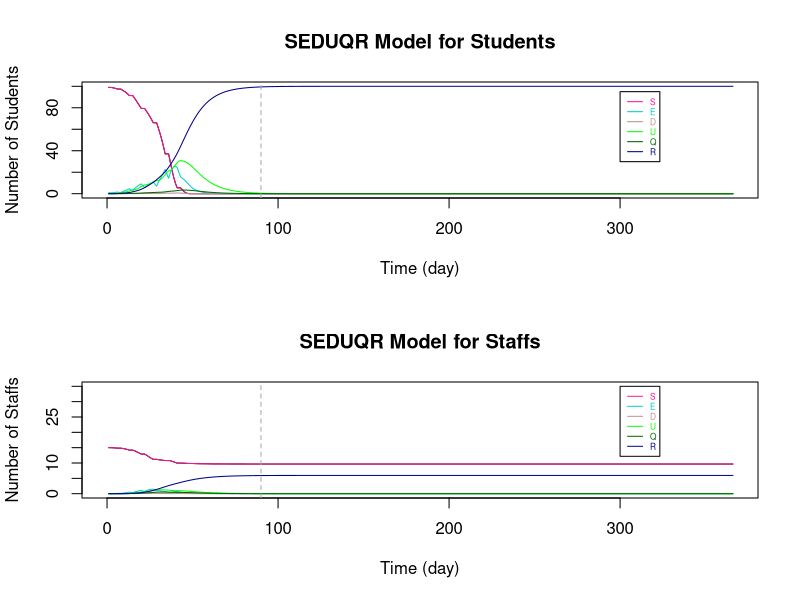

This figure's R source:
# Variations in Bubble Size 5 Students in each bubble
# (da7)
###################################################################################################################

# Parameters
Ta = matrix(c(0.64,1), nrow = 2) # transmissibility of student and staff
Ca = matrix(c(0.79,1), nrow = 1)  # susceptibility of student and staff
tau = c(0.54, 0.54/2)  # individual transmission rate within and outside the bubble
# set p: the transmission rate: 
p1 = Ta %*% Ca
# p = (student-student same bubble, student-student different, staff-student, student-staff, staff-staff both teaching same or different bubbles)
p = c(p1[1,1]*tau[1], p1[1,1]*tau[2], p1[2,1]*tau[2], p1[1,2]*tau[2], p1[2,2]*tau[2]) #RHO

a = 0.2  # ALPHA: rate from latent to infection
d = c(0.1,0.3) # d:probability of an infection is detectable/symptomatic for student and staff
e = 0.138 # EPSILON: the relative transmission for undetectable compared to detectable
o = 0.75  # THETA: rate of getting quanrantined 
y = 0.1 # GAMMA:recovery rate (differ by age and compartments)

r.values = c(9,3,10,3,3)  # r:contact r people (should be changing with time), in the same order as p (RHO)

T = 366
N = 20 # student number in each bubble


###################################################################################################################

# Define dataframe - students bubbles 1-5 and total staff
# Define array 
B <- matrix(rep(0), T, 7)
A <- array(rep(B), dim = c(T, 7, 6))

A[,1,] <- 20 #  S
A[,7,] <- 20 #  N
A[,1,6] <- 15  # 30 staffs are S initially
A[,7,6] <- 55 #  55 staffs in total (20 of them work from home)
A[1,,1] <- c(19,1,0,0,0,0,20)   # initials

dimnames(A) <- list(1:T, c("S","E","D","U","Q","R","N"), c(sprintf("B%d", 1:5),"Staff"))  # name the array

head(A)
da7 <- as.data.frame(A)

###################################################################################################################

# Set initials
S <- matrix(rep(0), T+1, 5)
E <- matrix(rep(0), T+1, 5)
D <- matrix(rep(0), T+1, 5)
U <- matrix(rep(0), T+1, 5)
Q <- matrix(rep(0), T+1, 5)
R <- matrix(rep(0), T+1, 5)
r <- matrix(rep(0), T+1, 5)

S.Staff=S1=S2=S3=S4=S5=S6=S
E.Staff=E1=E2=E3=E4=E5=E6=E
D.Staff=D1=D2=D3=D4=D5=D6=D
U.Staff=U1=U2=U3=U4=U5=U6=U
Q.Staff=Q1=Q2=Q3=Q4=Q5=Q6=Q
R.Staff=R1=R2=R3=R4=R5=R6=R
r1=r2=r3=r4=r5=r

S5.diff=S2.diff=S
E5.diff=E2.diff=E
D5.diff=D2.diff=D
U5.diff=U2.diff=U
R5.diff=R2.diff=R
r5.diff=r2.diff=r

S.Staff.change = S.Staff

# Staff replacement
Staff.School = S.Staff  
Staff.rp = S.Staff  

# Tutorial Group
S.Std_Std = S
S.Std1=S.Std2=S
S.Stf=E.Stf=D.Stf=U.Stf=Q.Stf=R.Stf=S


###################################################################################################################
# The Symbols for the Dynamic system 

# STUDENTS
# S, E, D, U, Q, R : (without subscript of numbers) TOTAL number of students in each compartment (for an individual bubble)

# S1, E1, D1, U1, Q1, R1: TOTAL number of students in each compartments with ONLY the intractions WITHIN bubbles (for an individual bubble)

# S2.diff, E2.diff, D2.diff, U2.diff, R2.diff : TOTAL number of students that are not in the specified bubble (for an individual bubble)

# S2, E2, D2, U2, Q2, R2: CHANGE of number of students in each compartments by BETWEEN-BUBBLES interactions (for an individual bubble)

# S3, E3, D3, U3, Q3, R3 : CHANGE of number of students in each compartments by their teaching staffs (for an individual bubble)

# STAFFS
# S.Staff, E.Staff, D.Staff, U.Staff, Q.Staff, R.Staff : (without subscript of numbers) TOTAL number of STAFF in each compartment (for those teaching an individual bubble)

# S4, E4, D4, U4, Q4, R4: CHANGE of number of staffs in each compartments by the students they teach (for those teaching an individual bubble)

# S5.diff, E5.diff, D5.diff, U5.diff, R5.diff : TOTAL number of staffs that are not teaching the specified bubble (for those teaching an individual bubble)

# S5, E5, D5, U5, Q5, R5 : CHANGE of number of staffs in each compartments by staffs teaching other bubbles (for those teaching an individual bubble)

# S6, E6, D6, U6, Q6, R6 : CHANGE of number of staffs in each compartments by the staffs teaching the same bubble (for those teaching an individual bubble)

# r are the number of sesceptible contacts that an infection case would contact (vary with situations)

# Staff.School : the number of staff at school of teaching each bubble

# Staff.rp : the number of staff that can come to teach the bubble that were working from home

# TUTOR GROUP

# S.Std_Std : CHANGE of number of student in tutor group by infections within tutor group

# S.Std1 : CHANGE of number of student in bubble j by infections within tutor group

# S.Std2 : CHANGE of number of student in bubble j by infections from the tutor

# S.Stf, E.Stf, D.Stf, U.Stf, Q.Stf, R.Stf : Total number of tutors being infected in tutor group j

###################################################################################################################

# i : time step start from 1 
# j : bubble number 1 to 5

for (i in 1:T){
  for (j in 1:5){  
    
    ###### For STUDENTS
    
    # initals
    S[1,j] =  da7[1,paste("S.B", j, sep = "")]
    E[1,j] =  da7[1,paste("E.B", j, sep = "")]
    D[1,j] =  da7[1,paste("D.B", j, sep = "")]
    U[1,j] =  da7[1,paste("U.B", j, sep = "")]
    Q[1,j] =  da7[1,paste("Q.B", j, sep = "")]
    R[1,j] =  da7[1,paste("R.B", j, sep = "")]
    
    # STUDENT to STUDENT in the SAME BUBBLE
    S1[1,j] =  da7[1,paste("S.B", j, sep = "")]
    E1[1,j] =  da7[1,paste("E.B", j, sep = "")]
    D1[1,j] =  da7[1,paste("D.B", j, sep = "")]
    U1[1,j] =  da7[1,paste("U.B", j, sep = "")]
    Q1[1,j] =  da7[1,paste("Q.B", j, sep = "")]
    R1[1,j] =  da7[1,paste("R.B", j, sep = "")]
    r1[1,j] =  S[1,j]  # number of contact depends on how many S in the bubble
    
    # This formula comes from the dynamic equations (in powerpoint slide 4)
    S1[i+1,j] = S[i,j] - r1[i,j]*p[1]*(D[i,j]+e*U[i,j])
    E1[i+1,j] = E[i,j] + r1[i,j]*p[1]*(D[i,j]+e*U[i,j]) - a*E[i,j]
    D1[i+1,j] = D[i,j] + a*d[1]*E[i,j] - o*D[i,j]
    U1[i+1,j] = U[i,j] + a*(1-d[1])*E[i,j] - y*U[i,j]
    Q1[i+1,j] = Q[i,j] + o*D[i,j] - y*Q[i,j]
    R1[i+1,j] = R[i,j] + y*(Q[i,j]+U[i,j])
    r1[i+1,j] = S[i,j] 
    
    
    # STUDENT to STUDENT in DIFFERENT BUBBLES #
    # number of contact for each individual in bubble j to students in other bubbles
    r2.diff[1,j] =  3  # each student in j contact 3 students in other bubbles
    r2.diff[i+1,j] = r2.diff[i,j]    
    # the total number of contacts of the students in bubble j
    m = round(r2.diff[i,j]*(S[i,j]))  # only Susceptible individuals in j might be infected by students in other bubbles
    
    # inital values of total number of students at school not in bubble j
    # (only S,E,D,U are at school, currently not considered recovery come back to school yet)
    S2.diff[1,j] = 80
    E2.diff[1,j] = 0
    D2.diff[1,j] = 0
    U2.diff[1,j] = 0
    R2.diff[1,j] = 0
    
    # Subset for S,E,D,U compartments of all bubbles 
    all.S = (c(1:ncol(da7)) %% 7) == 1
    all.E = (c(1:ncol(da7)) %% 7) == 2
    all.D = (c(1:ncol(da7)) %% 7) == 3
    all.U = (c(1:ncol(da7)) %% 7) == 4
    all.R = (c(1:ncol(da7)) %% 7) == 6
    
    #total number of students at school not in bubble j (and not staff: the reason of removing the last column)
    # The number of S, E, D, U at time i, different to bubble j
    S2.diff[i,j] = round(sum((da7[i,(all.S)][,-j])[,c(1:ncol(da7[i,(all.S)][,-j])-1)]))
    E2.diff[i,j] = round(sum((da7[i,(all.E)][,-j])[,c(1:ncol(da7[i,(all.E)][,-j])-1)]))
    D2.diff[i,j] = round(sum((da7[i,(all.D)][,-j])[,c(1:ncol(da7[i,(all.D)][,-j])-1)]))
    U2.diff[i,j] = round(sum((da7[i,(all.U)][,-j])[,c(1:ncol(da7[i,(all.U)][,-j])-1)]))
    R2.diff[i,j] = round(sum((da7[i,(all.R)][,-j])[,c(1:ncol(da7[i,(all.R)][,-j])-1)]))
    
    # make a list of S, E, D, U not in bubble j (the times of repeat is the number of students in each compartment)
    list = c(rep("S", S2.diff[i,j]), rep("E", E2.diff[i,j]), rep("D", D2.diff[i,j]), rep("U", U2.diff[i,j]), rep("R", R2.diff[i,j]))
    
    #count the number of S,E,D,U that students in j contacted to
    # " sample(list, m, replace = TRUE) ": Randomly select m from list
    set.seed(123)
    countS = sum((sample(list, m, replace = TRUE))=="S") # for students in bubble j: the number of contact outside bubble j are S
    countE = sum((sample(list, m, replace = TRUE))=="E") # for students in bubble j: the number of contact outside bubble j are E
    countD = sum((sample(list, m, replace = TRUE))=="D") # for students in bubble j: the number of contact outside bubble j are D
    countU = sum((sample(list, m, replace = TRUE))=="U") # for students in bubble j: the number of contact outside bubble j are U
    countR = sum((sample(list, m, replace = TRUE))=="R") # for students in bubble j: the number of contact outside bubble j are R
    
    
    # The number of change in S and E compartments by interactions from other bubbles to bubbles j (only the partial effect)
    # initial (no intractions between bubbles at time 1)
    S2[1,j] = 0
    E2[1,j] = 0
    
    # The change in S and E for bubble j only depends on the number of:
    # 1. (   susceptible students in bubble j: r1[i,j] = S[i,j]   ) and 
    # 2. (   number of detectable/symtomatic and undetectable/asymtomatic that are contacted in other bubbles: countD+e*countU   
    #                                                        -- e is because the effectiveness on D and U in infection rate are different)
    S2[i+1,j] = -p[2]*(countD+e*countU)  # Only the change because of other bubbles
    E2[i+1,j] = p[2]*(countD+e*countU)  # Only the change because of other bubbles, so those Es goes into D/U compartments are included in E1
    
    
    # STAFF to STUDENTs they teach 
    # initial - there is no change of S and E initially
    S3[1,j] = 0
    E3[1,j] = 0
    r3[1,j] = r.values[3]
    
    # The change in S and E for bubble j depends on the number of D and U of staffs
    S3[i+1,j] = - r1[i,j]*p[3]*(D.Staff[i,j]+e*U.Staff[i,j]) 
    E3[i+1,j] = r1[i,j]*p[3]*(D.Staff[i,j]+e*U.Staff[i,j])  
    r3[i+1,j] =  S[i,j]
    
   
    
    
    # TOTAL on STUDNETS 
    if (S1[i+1,j] + S2[i+1,j] + S3[i+1,j] >= 0){   # The total number of S has to be >= 0
      S[i+1,j] = S1[i+1,j] + S2[i+1,j] + S3[i+1,j] 
      E[i+1,j] = E1[i+1,j] + E2[i+1,j] + E3[i+1,j] 
    }
    else {  # If not, S = 0, 
      #         E = previous (time step) amout of E - the same amount of students reduced in S compartment - those move to the next compartments
      S[i+1,j] = 0
      E[i+1,j] = E[i,j] - (S[i+1,j]-S[i,j]) - a*E[i,j]
    }
    
    D[i+1,j] = D1[i+1,j]
    U[i+1,j] = U1[i+1,j]
    Q[i+1,j] = Q1[i+1,j]
    R[i+1,j] = R1[i+1,j]
    
    
    ###### For STAFF
    
    # Assume there are 55 staffs in total, initially 30 of them teach students. 
    # The overall effect on STAFF (stdent -> staff  &   staff -> staff in same / different bubble)
    
    # initials
    S.Staff[1,] =  3
    E.Staff[1,] =  0
    D.Staff[1,] =  0
    U.Staff[1,] =  0
    Q.Staff[1,] =  0
    R.Staff[1,] =  0
    
    # STUDENT to STAFF
    # initials
    S4[1,j] = 0
    r4[1,j] = r.values[4]  
    
    # Only S and E compartments will change directly by the infection cause by studnets (E3 = -S3)
    S4[i+1,j] = - r4[i]*p[4]*(D[i,j]+e*U[i,j])
    r4[i+1,j] = S.Staff[i,j]
    
    
    # STAFF to STAFF (teach same bubble)
    # initials
    S6[1,j] = 0
    
    # Only S and E compartments will change directly by the infection cause by staffs teach same bubble (E6 = -S6)
    S6[i+1,j] = - r4[i]*p[5]*(D.Staff[i,j]+e*U.Staff[i,j])
    
    
    # STAFF to STAFF (teach different bubbles)
    # number of contact for each individual staff teach bubble j to the staffs teach other bubbles
    r5.diff[1,j] =  3  # each staff teach j contact 3 staffs teach other bubbles
    r5.diff[i+1,j] = r5.diff[i,j]    
    # the total number of contacts of the students in bubble j
    m.Staff = round(r5.diff[i,j]*(S.Staff[i,j]))  # only Susceptible staffs in j might be infected 
    
    # inital values of total number of staff at school not teach bubble j
    # (only S,E,D,U are at school, currently not considered recovery come back to school yet)
    S5.diff[1,] = 12
    E5.diff[1,] = 0
    D5.diff[1,] = 0
    U5.diff[1,] = 0
    R5.diff[1,] = 0
    
    # The number of S, E, D, U at time i, not teaching to bubble j
    S5.diff[i,j] = round(sum(S.Staff[i,])-S.Staff[i,j])
    E5.diff[i,j] = round(sum(E.Staff[i,])-E.Staff[i,j])
    D5.diff[i,j] = round(sum(D.Staff[i,])-D.Staff[i,j])
    U5.diff[i,j] = round(sum(U.Staff[i,])-U.Staff[i,j])
    R5.diff[i,j] = round(sum(R.Staff[i,])-R.Staff[i,j])
    
    # make a list of S, E, D, U not teach bubble j (the times of repeat is the number of staff in each compartment)
    list.Staff = c(rep("S", S5.diff[i,j]), rep("E", E5.diff[i,j]), rep("D", D5.diff[i,j]), rep("U", U5.diff[i,j]), rep("R", R5.diff[i,j]))
    
    #count the number of S,E,D,U that staffs teaching bubble j contacted to
    # " sample(list.Staff, m.Staff, replace = TRUE) ": Randomly select m.Staff from list
    set.seed(123)
    count.StaffS = sum((sample(list.Staff, m.Staff, replace = TRUE))=="S") # for students in bubble j: the number of contact outside bubble j are S
    count.StaffE = sum((sample(list.Staff, m.Staff, replace = TRUE))=="E") # for students in bubble j: the number of contact outside bubble j are E
    count.StaffD = sum((sample(list.Staff, m.Staff, replace = TRUE))=="D") # for students in bubble j: the number of contact outside bubble j are D
    count.StaffU = sum((sample(list.Staff, m.Staff, replace = TRUE))=="U") # for students in bubble j: the number of contact outside bubble j are U
    count.StaffR = sum((sample(list.Staff, m.Staff, replace = TRUE))=="R") # for students in bubble j: the number of contact outside bubble j are R
    
    # The number of change in S and E compartments by staffs teach j and other staffs contacts
    # initial (no transmission at time 1)
    S5[1,j] = 0
    
    # The change in S and E for staffs teach bubble j only depends on the number of:
    # 1. (   susceptible staffs teach bubble j: r5[i,j] = S.Staff[i,j]   ) and 
    # 2. (   number of detectable/symtomatic and undetectable/asymtomatic staffs teach other bubbles: count.StaffD+e*count.StaffU
    #                                                        -- e is because the effectiveness on D and U in infection rate are different)
    S5[i+1,j] = - p[5]*(count.StaffD+e*count.StaffU)  # Only the change because of staff teach other bubbles
    # E5 = -S5
    
    
    # TOTAL on STAFF
    # the total change of staff
    
    S.Staff.change[1,j] = 0
    S.Staff.change[i+1,j] = -(S4[i+1,j] + S5[i+1,j] + S6[i+1,j])    
    
    # With larger number in each group, remove the overlapping cases of new infection by:
    # (There might be chance an individual staff is infected by both students he teach and other staff he contact with)
    # Here, use randomly choosing to reduce the overlapping change effect
    # # # count.StaffS_overlap = - round(S3[i+1,j] + S5[i+1,j] + S6[i+1,j]) # the infected cases/the change in S (with overlap)
    
    # This formula comes from the dynamic equations (in powerpoint slide 4)
    S.Staff[i+1,j] = S.Staff[i,j] - S.Staff.change[i+1,j]
    E.Staff[i+1,j] = E.Staff[i,j] + S.Staff.change[i+1,j] - a*E.Staff[i,j]
    D.Staff[i+1,j] = D.Staff[i,j] + a*d[2]*E.Staff[i,j] - o*D.Staff[i,j]
    U.Staff[i+1,j] = U.Staff[i,j] + a*(1-d[2])*E.Staff[i,j] - y*U.Staff[i,j]
    Q.Staff[i+1,j] = Q.Staff[i,j] + o*D.Staff[i,j] - y*Q.Staff[i,j]
    R.Staff[i+1,j] = R.Staff[i,j] + y*(Q.Staff[i,j]+U.Staff[i,j])
    
    
    # STAFF replacement (remove this part to see if there is no extra staff that teaching the same course)
    # We assume initially 30 out of 55 staffs are teaching bubbles and the other 20 staffs are working from home.
    # Assume each bubble has 3 teaching staff and 2 other staffs working from home that can teach the same course.
    # If one of the staff was teaching at school is isolated, a staff that is "teaching the same course" will come back to school and teach the bubble. (within 24h)
    # When an istolated staff is recovered, he will come back to school on the next day. (within 24h)
    # If that result in more than 3 staffs teaching the bubble, let some susceptible staffs to work from home.  
    # So, each bubble will have 3 teaching staffs until there are not enough staffs available.
    
    Staff.rp[1,j] = 8  # the staff can come to teach in the next day that are working from home
    Staff.School[1,j] = 3  # total number of staffs that are teaching the bubble
    Staff.School[i,j] = S.Staff[i,j] + E.Staff[i,j] + D.Staff[i,j] + U.Staff[i,j] + R.Staff[i,j]
    
    if (Staff.School[i,j] < 3) {  # if the number of staff teaching bubble j is less than 3
      
      if ((3 - Staff.School[i,j]) <= Staff.rp[i,j]) {  # if there are enough staff to come back and teach
        S.Staff[i+1,j] = S.Staff[i+1,j] + (3 - Staff.School[i,j])
        Staff.rp[i+1,j] = Staff.rp[i,j] - (3 - Staff.School[i,j])
      }
      
      else{  # if there is not enought staff to come back and teach
        S.Staff[i+1,j] = S.Staff[i+1,j] + Staff.rp[i,j]
        Staff.rp[i+1,j] = 0
      }
    }
    
    else{  
      if (round(Staff.School[i,j]) > 3) { # if after the staff combing back from isolation, there are more than 3 staffs teaching the bubble j
        S.Staff[i+1,j] = S.Staff[i+1,j] - (Staff.School[i,j] - 3)
        Staff.rp[i+1,j] = Staff.rp[i,j] + (Staff.School[i,j] - 3)
      } 
      
      else {# if there are 3 staffs teaching the bubble j
        S.Staff[i+1,j] = S.Staff[i+1,j]
        Staff.rp[i+1,j] = Staff.rp[i,j] 
      }
    }
    
    
    
    # The change on Weekends
    # There will not be new infections from 0 A.M. on Saturday till 0 A.M. on the following Monday
    
    offschool = c(seq(0,T,7)-1,seq(0,T,7)-0)
    
    if (!is.na(match(i, setdiff(0:T,offschool))) == TRUE){  #if time i is weekday
    }
    
    else{  #if time i is weekend
      S[i+1,j] = S[i,j]
      E[i+1,j] = E[i,j] - a*E[i,j]
      
      S.Staff[i+1,j] = S.Staff[i,j]
      E.Staff[i+1,j] = E.Staff[i,j] - a*E.Staff[i,j]
      
    }
    
    # Add the results of each time step i and each bubble j of each compartments to the dataframe da7
    da7[i,paste("S.B", j, sep = "")] <- S[i,j]
    da7[i,paste("E.B", j, sep = "")] <- E[i,j]
    da7[i,paste("D.B", j, sep = "")] <- D[i,j]
    da7[i,paste("U.B", j, sep = "")] <- U[i,j]
    da7[i,paste("Q.B", j, sep = "")] <- Q[i,j]
    da7[i,paste("R.B", j, sep = "")] <- R[i,j]
    
    da7[i,paste("S.", "Staff", sep = "")] <- sum(S.Staff[i,]) 
    da7[i,paste("E.", "Staff", sep = "")] <- sum(E.Staff[i,]) 
    da7[i,paste("D.", "Staff", sep = "")] <- sum(D.Staff[i,]) 
    da7[i,paste("U.", "Staff", sep = "")] <- sum(U.Staff[i,])
    da7[i,paste("Q.", "Staff", sep = "")] <- sum(Q.Staff[i,]) 
    da7[i,paste("R.", "Staff", sep = "")] <- sum(R.Staff[i,]) 
    
    # Sum up the total dynamic of students for all bubbles
    da7$S.Student[i] <- sum(S[i,])
    da7$E.Student[i] <- sum(E[i,])
    da7$D.Student[i] <- sum(D[i,])
    da7$U.Student[i] <- sum(U[i,])
    da7$Q.Student[i] <- sum(Q[i,])
    da7$R.Student[i] <- sum(R[i,])
    da7$N.Student[i] <- 100
    
  }
}

# Add extra columns 
for (i in 1:T){
  
  # total number of Staffs working from home
  da7$Staff.rp[i] <- sum(Staff.rp[i,])  
  
  # reproduction rate Rt
  da7$Rt.Student[i] <- (da7$E.Student[i+1] + da7$D.Student[i+1] + da7$U.Student[i+1] + da7$Q.Student[i+1]) / 
    (da7$E.Student[i] + da7$D.Student[i] + da7$U.Student[i] + da7$Q.Student[i])
  
  da7$Rt.Staff[i] <- (da7$E.Staff[i+1] + da7$D.Staff[i+1] + da7$U.Staff[i+1] + da7$Q.Staff[i+1]) / 
    (da7$E.Staff[i] + da7$D.Staff[i] + da7$U.Staff[i] + da7$Q.Staff[i])
}



###################################################################################################################
# Plot SEDUQR graphs
par(mfrow=c(2, 1), lwd=1)

# Students
X_lim <- seq(1,T,by=1)
plot(da7$S.Student~X_lim, pch=15, col="black", main = "SEDUQR Model for Students", type = "l", xlab = "Time (day)", ylab = "Number of Students", xlim = c(0,T), ylim = c(0,100))

lines(da7$S.Student, col="DeepPink", lty=1)
lines(da7$E.Student, col="darkTurquoise", lty=1)
lines(da7$D.Student, col="RosyBrown", lty=1)
lines(da7$U.Student, col="green", lty=1)
lines(da7$Q.Student, col="darkgreen", lty=1)
lines(da7$R.Student, col="darkblue", lty=1)

legend(300, 95 ,c("S","E","D", "U", "Q", "R"),col=c("DeepPink","darkTurquoise","RosyBrown", "green", "darkgreen", "darkblue"),
       text.col=c("DeepPink","darkTurquoise","RosyBrown", "green", "darkgreen", "darkblue"),lty=c(1,1,1,1,1,1),
       cex=0.5)

abline(v=90,col="dark grey", lty=2)

# Staffs
X_lim <- seq(1,T,by=1)
plot(da7$S.Staff~X_lim, pch=15, col="black", main = "SEDUQR Model for Staffs", type = "l", xlab = "Time (day)", ylab = "Number of Staffs", xlim = c(0,T), ylim = c(0,35))

lines(da7$S.Staff, col="DeepPink", lty=1)
lines(da7$E.Staff, col="darkTurquoise", lty=1)
lines(da7$D.Staff, col="RosyBrown", lty=1)
lines(da7$U.Staff, col="green", lty=1)
lines(da7$Q.Staff, col="darkgreen", lty=1)
lines(da7$R.Staff, col="darkblue", lty=1)

legend(300, 35,c("S","E","D", "U", "Q", "R"),col=c("DeepPink","darkTurquoise","RosyBrown", "green", "darkgreen", "darkblue"),
       text.col=c("DeepPink","darkTurquoise","RosyBrown", "green", "darkgreen", "darkblue"),lty=c(1,1,1,1,1,1),
       cex=0.5)

abline(v=90,col="dark grey", lty=2)
